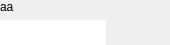
<?xml version="1.0" encoding="UTF-8"?>
<ui version="4.0">
 <class>WidgetSimpSelection5C</class>
 <widget class="QWidget" name="WidgetSimpSelection5C">
  <property name="geometry">
   <rect>
    <x>0</x>
    <y>0</y>
    <width>170</width>
    <height>45</height>
   </rect>
  </property>
  <property name="sizePolicy">
   <sizepolicy hsizetype="MinimumExpanding" vsizetype="MinimumExpanding">
    <horstretch>0</horstretch>
    <verstretch>0</verstretch>
   </sizepolicy>
  </property>
  <property name="minimumSize">
   <size>
    <width>0</width>
    <height>0</height>
   </size>
  </property>
  <property name="maximumSize">
   <size>
    <width>1493</width>
    <height>95</height>
   </size>
  </property>
  <property name="windowTitle">
   <string>Form</string>
  </property>
  <property name="styleSheet">
   <string notr="true">QComboBox{combobox-popup:0;};</string>
  </property>
  <layout class="QVBoxLayout" name="verticalLayout">
   <property name="spacing">
    <number>0</number>
   </property>
   <property name="leftMargin">
    <number>0</number>
   </property>
   <property name="topMargin">
    <number>0</number>
   </property>
   <property name="rightMargin">
    <number>0</number>
   </property>
   <property name="bottomMargin">
    <number>0</number>
   </property>
   <item>
    <widget class="MonLabelClic" name="label">
     <property name="sizePolicy">
      <sizepolicy hsizetype="Minimum" vsizetype="Fixed">
       <horstretch>0</horstretch>
       <verstretch>0</verstretch>
      </sizepolicy>
     </property>
     <property name="minimumSize">
      <size>
       <width>0</width>
       <height>20</height>
      </size>
     </property>
     <property name="maximumSize">
      <size>
       <width>16777214</width>
       <height>20</height>
      </size>
     </property>
     <property name="frameShape">
      <enum>QFrame::NoFrame</enum>
     </property>
     <property name="text">
      <string>aa</string>
     </property>
     <property name="scaledContents">
      <bool>false</bool>
     </property>
     <property name="alignment">
      <set>Qt::AlignLeading|Qt::AlignLeft|Qt::AlignTop</set>
     </property>
    </widget>
   </item>
   <item>
    <layout class="QHBoxLayout" name="horizontalLayout">
     <property name="spacing">
      <number>0</number>
     </property>
     <item>
      <widget class="QLineEdit" name="lineEditVal">
       <property name="sizePolicy">
        <sizepolicy hsizetype="MinimumExpanding" vsizetype="Fixed">
         <horstretch>0</horstretch>
         <verstretch>0</verstretch>
        </sizepolicy>
       </property>
       <property name="minimumSize">
        <size>
         <width>0</width>
         <height>25</height>
        </size>
       </property>
       <property name="maximumSize">
        <size>
         <width>5000</width>
         <height>25</height>
        </size>
       </property>
       <property name="styleSheet">
        <string notr="true">background:rgb(218,218,2)15;
border:0px;</string>
       </property>
      </widget>
     </item>
     <item>
      <spacer name="horizontalSpacer">
       <property name="orientation">
        <enum>Qt::Horizontal</enum>
       </property>
       <property name="sizeHint" stdset="0">
        <size>
         <width>37</width>
         <height>22</height>
        </size>
       </property>
      </spacer>
     </item>
    </layout>
   </item>
  </layout>
 </widget>
 <customwidgets>
  <customwidget>
   <class>MonLabelClic</class>
   <extends>QLabel</extends>
   <header>InterfaceGUI.QT5.monLabelClic.h</header>
  </customwidget>
 </customwidgets>
 <resources/>
 <connections/>
</ui>
